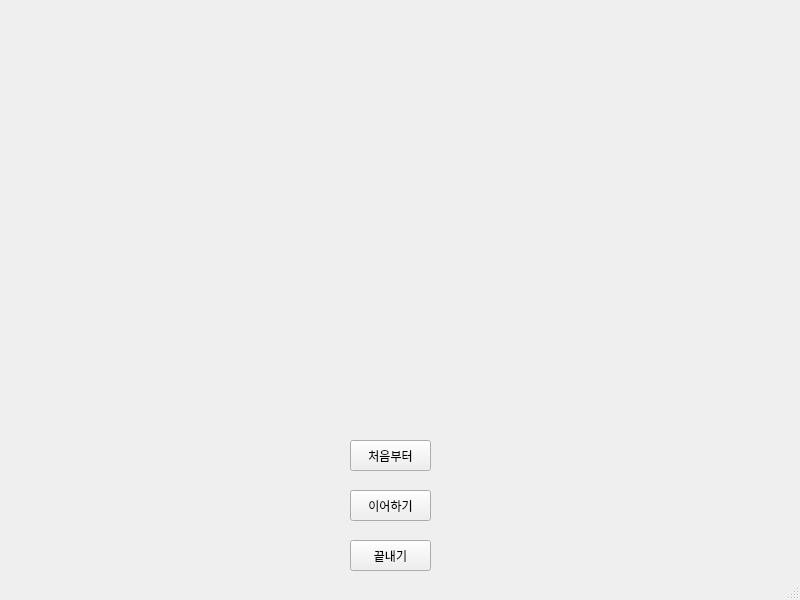
<?xml version="1.0" encoding="UTF-8"?>
<ui version="4.0">
 <class>SSG</class>
 <widget class="QMainWindow" name="SSG">
  <property name="geometry">
   <rect>
    <x>0</x>
    <y>0</y>
    <width>800</width>
    <height>600</height>
   </rect>
  </property>
  <property name="windowTitle">
   <string>SSG</string>
  </property>
  <widget class="QWidget" name="centralwidget">
   <widget class="QPushButton" name="init">
    <property name="geometry">
     <rect>
      <x>350</x>
      <y>440</y>
      <width>81</width>
      <height>31</height>
     </rect>
    </property>
    <property name="text">
     <string>처음부터</string>
    </property>
   </widget>
   <widget class="QPushButton" name="continue_2">
    <property name="geometry">
     <rect>
      <x>350</x>
      <y>490</y>
      <width>81</width>
      <height>31</height>
     </rect>
    </property>
    <property name="text">
     <string>이어하기</string>
    </property>
   </widget>
   <widget class="QPushButton" name="exit">
    <property name="geometry">
     <rect>
      <x>350</x>
      <y>540</y>
      <width>81</width>
      <height>31</height>
     </rect>
    </property>
    <property name="text">
     <string>끝내기</string>
    </property>
    <property name="shortcut">
     <string>Ctrl+W</string>
    </property>
   </widget>
  </widget>
  <widget class="QStatusBar" name="statusbar"/>
 </widget>
 <resources/>
 <connections/>
</ui>
